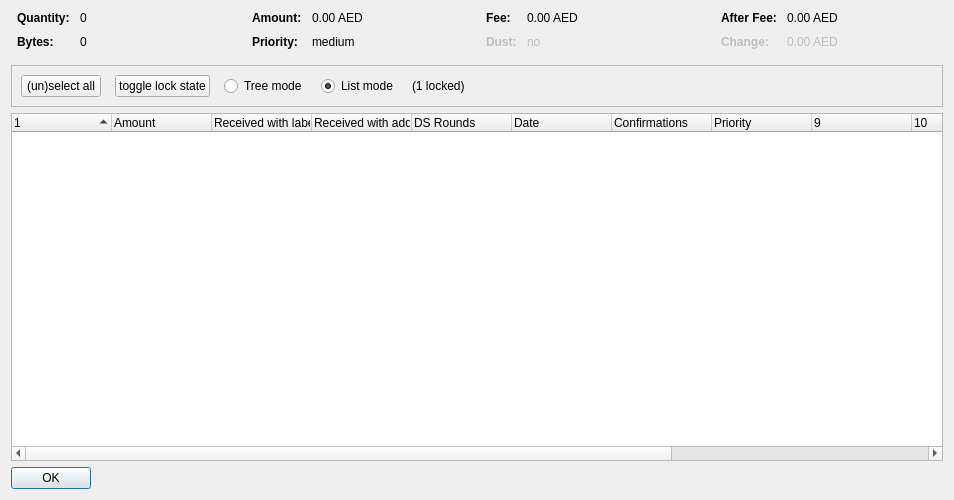
<?xml version="1.0" encoding="UTF-8"?>
<ui version="4.0">
 <class>CoinControlDialog</class>
 <widget class="QDialog" name="CoinControlDialog">
  <property name="geometry">
   <rect>
    <x>0</x>
    <y>0</y>
    <width>954</width>
    <height>500</height>
   </rect>
  </property>
  <property name="windowTitle">
   <string>Coin Selection</string>
  </property>
  <layout class="QVBoxLayout" name="verticalLayout">
   <item>
    <layout class="QHBoxLayout" name="horizontalLayoutTop" stretch="0,0,0,0">
     <property name="topMargin">
      <number>0</number>
     </property>
     <property name="bottomMargin">
      <number>10</number>
     </property>
     <item>
      <layout class="QFormLayout" name="formLayoutCoinControl1">
       <property name="horizontalSpacing">
        <number>10</number>
       </property>
       <property name="verticalSpacing">
        <number>10</number>
       </property>
       <property name="leftMargin">
        <number>6</number>
       </property>
       <property name="rightMargin">
        <number>6</number>
       </property>
       <item row="0" column="0">
        <widget class="QLabel" name="labelCoinControlQuantityText">
         <property name="font">
          <font>
           <weight>75</weight>
           <bold>true</bold>
          </font>
         </property>
         <property name="text">
          <string>Quantity:</string>
         </property>
        </widget>
       </item>
       <item row="0" column="1">
        <widget class="QLabel" name="labelCoinControlQuantity">
         <property name="cursor">
          <cursorShape>IBeamCursor</cursorShape>
         </property>
         <property name="contextMenuPolicy">
          <enum>Qt::ActionsContextMenu</enum>
         </property>
         <property name="text">
          <string notr="true">0</string>
         </property>
         <property name="textInteractionFlags">
          <set>Qt::LinksAccessibleByMouse|Qt::TextSelectableByKeyboard|Qt::TextSelectableByMouse</set>
         </property>
        </widget>
       </item>
       <item row="1" column="0">
        <widget class="QLabel" name="labelCoinControlBytesText">
         <property name="font">
          <font>
           <weight>75</weight>
           <bold>true</bold>
          </font>
         </property>
         <property name="text">
          <string>Bytes:</string>
         </property>
        </widget>
       </item>
       <item row="1" column="1">
        <widget class="QLabel" name="labelCoinControlBytes">
         <property name="cursor">
          <cursorShape>IBeamCursor</cursorShape>
         </property>
         <property name="contextMenuPolicy">
          <enum>Qt::ActionsContextMenu</enum>
         </property>
         <property name="text">
          <string notr="true">0</string>
         </property>
         <property name="textInteractionFlags">
          <set>Qt::LinksAccessibleByMouse|Qt::TextSelectableByKeyboard|Qt::TextSelectableByMouse</set>
         </property>
        </widget>
       </item>
      </layout>
     </item>
     <item>
      <layout class="QFormLayout" name="formLayoutCoinControl2">
       <property name="horizontalSpacing">
        <number>10</number>
       </property>
       <property name="verticalSpacing">
        <number>10</number>
       </property>
       <property name="leftMargin">
        <number>6</number>
       </property>
       <property name="rightMargin">
        <number>6</number>
       </property>
       <item row="0" column="0">
        <widget class="QLabel" name="labelCoinControlAmountText">
         <property name="font">
          <font>
           <weight>75</weight>
           <bold>true</bold>
          </font>
         </property>
         <property name="text">
          <string>Amount:</string>
         </property>
        </widget>
       </item>
       <item row="0" column="1">
        <widget class="QLabel" name="labelCoinControlAmount">
         <property name="cursor">
          <cursorShape>IBeamCursor</cursorShape>
         </property>
         <property name="contextMenuPolicy">
          <enum>Qt::ActionsContextMenu</enum>
         </property>
         <property name="text">
          <string notr="true">0.00 AED</string>
         </property>
         <property name="textInteractionFlags">
          <set>Qt::LinksAccessibleByMouse|Qt::TextSelectableByKeyboard|Qt::TextSelectableByMouse</set>
         </property>
        </widget>
       </item>
       <item row="1" column="0">
        <widget class="QLabel" name="labelCoinControlPriorityText">
         <property name="font">
          <font>
           <weight>75</weight>
           <bold>true</bold>
          </font>
         </property>
         <property name="text">
          <string>Priority:</string>
         </property>
        </widget>
       </item>
       <item row="1" column="1">
        <widget class="QLabel" name="labelCoinControlPriority">
         <property name="cursor">
          <cursorShape>IBeamCursor</cursorShape>
         </property>
         <property name="contextMenuPolicy">
          <enum>Qt::ActionsContextMenu</enum>
         </property>
         <property name="text">
          <string>medium</string>
         </property>
         <property name="textInteractionFlags">
          <set>Qt::LinksAccessibleByMouse|Qt::TextSelectableByKeyboard|Qt::TextSelectableByMouse</set>
         </property>
        </widget>
       </item>
      </layout>
     </item>
     <item>
      <layout class="QFormLayout" name="formLayoutCoinControl3">
       <property name="horizontalSpacing">
        <number>10</number>
       </property>
       <property name="verticalSpacing">
        <number>10</number>
       </property>
       <property name="leftMargin">
        <number>6</number>
       </property>
       <property name="rightMargin">
        <number>6</number>
       </property>
       <item row="0" column="0">
        <widget class="QLabel" name="labelCoinControlFeeText">
         <property name="font">
          <font>
           <weight>75</weight>
           <bold>true</bold>
          </font>
         </property>
         <property name="text">
          <string>Fee:</string>
         </property>
        </widget>
       </item>
       <item row="0" column="1">
        <widget class="QLabel" name="labelCoinControlFee">
         <property name="cursor">
          <cursorShape>IBeamCursor</cursorShape>
         </property>
         <property name="contextMenuPolicy">
          <enum>Qt::ActionsContextMenu</enum>
         </property>
         <property name="text">
          <string notr="true">0.00 AED</string>
         </property>
         <property name="textInteractionFlags">
          <set>Qt::LinksAccessibleByMouse|Qt::TextSelectableByKeyboard|Qt::TextSelectableByMouse</set>
         </property>
        </widget>
       </item>
       <item row="1" column="0">
        <widget class="QLabel" name="labelCoinControlLowOutputText">
         <property name="enabled">
          <bool>false</bool>
         </property>
         <property name="font">
          <font>
           <weight>75</weight>
           <bold>true</bold>
          </font>
         </property>
         <property name="text">
          <string>Dust:</string>
         </property>
        </widget>
       </item>
       <item row="1" column="1">
        <widget class="QLabel" name="labelCoinControlLowOutput">
         <property name="enabled">
          <bool>false</bool>
         </property>
         <property name="cursor">
          <cursorShape>IBeamCursor</cursorShape>
         </property>
         <property name="contextMenuPolicy">
          <enum>Qt::ActionsContextMenu</enum>
         </property>
         <property name="text">
          <string>no</string>
         </property>
         <property name="textInteractionFlags">
          <set>Qt::LinksAccessibleByMouse|Qt::TextSelectableByKeyboard|Qt::TextSelectableByMouse</set>
         </property>
        </widget>
       </item>
      </layout>
     </item>
     <item>
      <layout class="QFormLayout" name="formLayoutCoinControl4">
       <property name="horizontalSpacing">
        <number>10</number>
       </property>
       <property name="verticalSpacing">
        <number>10</number>
       </property>
       <property name="leftMargin">
        <number>6</number>
       </property>
       <property name="rightMargin">
        <number>6</number>
       </property>
       <item row="0" column="0">
        <widget class="QLabel" name="labelCoinControlAfterFeeText">
         <property name="font">
          <font>
           <weight>75</weight>
           <bold>true</bold>
          </font>
         </property>
         <property name="text">
          <string>After Fee:</string>
         </property>
        </widget>
       </item>
       <item row="0" column="1">
        <widget class="QLabel" name="labelCoinControlAfterFee">
         <property name="cursor">
          <cursorShape>IBeamCursor</cursorShape>
         </property>
         <property name="contextMenuPolicy">
          <enum>Qt::ActionsContextMenu</enum>
         </property>
         <property name="text">
          <string notr="true">0.00 AED</string>
         </property>
         <property name="textInteractionFlags">
          <set>Qt::LinksAccessibleByMouse|Qt::TextSelectableByKeyboard|Qt::TextSelectableByMouse</set>
         </property>
        </widget>
       </item>
       <item row="1" column="0">
        <widget class="QLabel" name="labelCoinControlChangeText">
         <property name="enabled">
          <bool>false</bool>
         </property>
         <property name="font">
          <font>
           <weight>75</weight>
           <bold>true</bold>
          </font>
         </property>
         <property name="text">
          <string>Change:</string>
         </property>
        </widget>
       </item>
       <item row="1" column="1">
        <widget class="QLabel" name="labelCoinControlChange">
         <property name="enabled">
          <bool>false</bool>
         </property>
         <property name="cursor">
          <cursorShape>IBeamCursor</cursorShape>
         </property>
         <property name="contextMenuPolicy">
          <enum>Qt::ActionsContextMenu</enum>
         </property>
         <property name="text">
          <string notr="true">0.00 AED</string>
         </property>
         <property name="textInteractionFlags">
          <set>Qt::LinksAccessibleByMouse|Qt::TextSelectableByKeyboard|Qt::TextSelectableByMouse</set>
         </property>
        </widget>
       </item>
      </layout>
     </item>
    </layout>
   </item>
   <item>
    <widget class="QFrame" name="frame">
     <property name="minimumSize">
      <size>
       <width>0</width>
       <height>40</height>
      </size>
     </property>
     <property name="frameShape">
      <enum>QFrame::StyledPanel</enum>
     </property>
     <property name="frameShadow">
      <enum>QFrame::Sunken</enum>
     </property>
     <layout class="QHBoxLayout" name="horizontalLayout">
      <item>
       <layout class="QHBoxLayout" name="horizontalLayoutPanel" stretch="0,0,0,0,0,0">
        <property name="spacing">
         <number>14</number>
        </property>
        <item>
         <widget class="QPushButton" name="pushButtonSelectAll">
          <property name="sizePolicy">
           <sizepolicy hsizetype="Maximum" vsizetype="Fixed">
            <horstretch>0</horstretch>
            <verstretch>0</verstretch>
           </sizepolicy>
          </property>
          <property name="text">
           <string>(un)select all</string>
          </property>
          <property name="autoDefault">
           <bool>false</bool>
          </property>
         </widget>
        </item>
        <item>
         <widget class="QPushButton" name="pushButtonToggleLock">
          <property name="sizePolicy">
           <sizepolicy hsizetype="Maximum" vsizetype="Fixed">
            <horstretch>0</horstretch>
            <verstretch>0</verstretch>
           </sizepolicy>
          </property>
          <property name="text">
           <string>toggle lock state</string>
          </property>
          <property name="autoDefault">
           <bool>false</bool>
          </property>
         </widget>
        </item>
        <item>
         <widget class="QRadioButton" name="radioTreeMode">
          <property name="sizePolicy">
           <sizepolicy hsizetype="Maximum" vsizetype="Fixed">
            <horstretch>0</horstretch>
            <verstretch>0</verstretch>
           </sizepolicy>
          </property>
          <property name="text">
           <string>Tree mode</string>
          </property>
         </widget>
        </item>
        <item>
         <widget class="QRadioButton" name="radioListMode">
          <property name="sizePolicy">
           <sizepolicy hsizetype="Maximum" vsizetype="Fixed">
            <horstretch>0</horstretch>
            <verstretch>0</verstretch>
           </sizepolicy>
          </property>
          <property name="text">
           <string>List mode</string>
          </property>
          <property name="checked">
           <bool>true</bool>
          </property>
         </widget>
        </item>
        <item>
         <widget class="QLabel" name="labelLocked">
          <property name="text">
           <string>(1 locked)</string>
          </property>
         </widget>
        </item>
        <item>
         <spacer name="horizontalSpacer">
          <property name="orientation">
           <enum>Qt::Horizontal</enum>
          </property>
          <property name="sizeHint" stdset="0">
           <size>
            <width>40</width>
            <height>20</height>
           </size>
          </property>
         </spacer>
        </item>
       </layout>
      </item>
     </layout>
    </widget>
   </item>
   <item>
    <widget class="CoinControlTreeWidget" name="treeWidget">
     <property name="contextMenuPolicy">
      <enum>Qt::CustomContextMenu</enum>
     </property>
     <property name="sortingEnabled">
      <bool>false</bool>
     </property>
     <property name="columnCount">
      <number>13</number>
     </property>
     <attribute name="headerShowSortIndicator" stdset="0">
      <bool>true</bool>
     </attribute>
     <attribute name="headerStretchLastSection">
      <bool>false</bool>
     </attribute>
     <column>
      <property name="text">
       <string/>
      </property>
     </column>
     <column>
      <property name="text">
       <string>Amount</string>
      </property>
     </column>
     <column>
      <property name="text">
       <string>Received with label</string>
      </property>
     </column>
     <column>
      <property name="text">
       <string>Received with address</string>
      </property>
     </column>
     <column>
      <property name="text">
       <string>DS Rounds</string>
      </property>
     </column>
     <column>
      <property name="text">
       <string>Date</string>
      </property>
     </column>
     <column>
      <property name="text">
       <string>Confirmations</string>
      </property>
      <property name="toolTip">
       <string>Confirmed</string>
      </property>
     </column>
     <column>
      <property name="text">
       <string>Priority</string>
      </property>
     </column>
     <column>
      <property name="text">
       <string/>
      </property>
     </column>
     <column>
      <property name="text">
       <string/>
      </property>
     </column>
     <column>
      <property name="text">
       <string/>
      </property>
     </column>
     <column>
      <property name="text">
       <string/>
      </property>
     </column>
     <column>
      <property name="text">
       <string/>
      </property>
     </column>
    </widget>
   </item>
   <item>
    <widget class="QDialogButtonBox" name="buttonBox">
     <property name="sizePolicy">
      <sizepolicy hsizetype="Maximum" vsizetype="Fixed">
       <horstretch>0</horstretch>
       <verstretch>0</verstretch>
      </sizepolicy>
     </property>
     <property name="orientation">
      <enum>Qt::Horizontal</enum>
     </property>
     <property name="standardButtons">
      <set>QDialogButtonBox::Ok</set>
     </property>
    </widget>
   </item>
  </layout>
 </widget>
 <customwidgets>
  <customwidget>
   <class>CoinControlTreeWidget</class>
   <extends>QTreeWidget</extends>
   <header>coincontroltreewidget.h</header>
  </customwidget>
 </customwidgets>
 <resources/>
 <connections/>
</ui>
